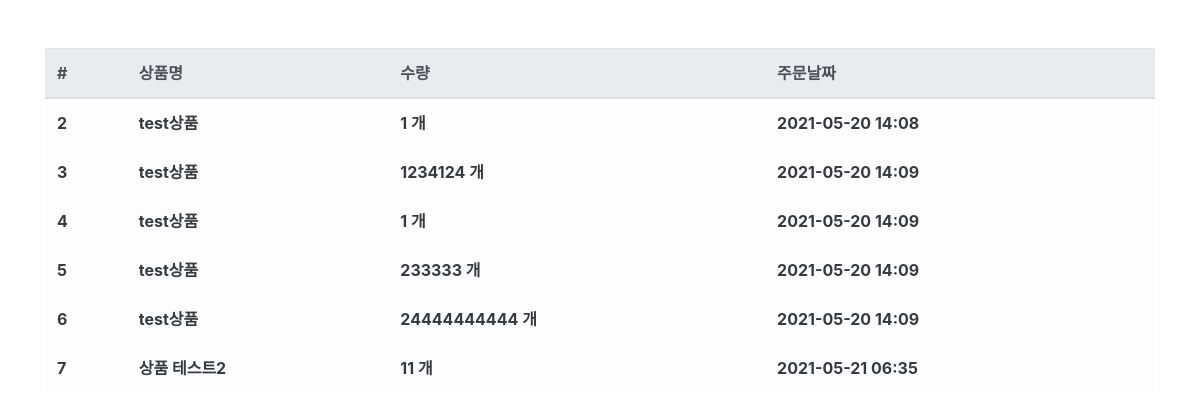
Page /order/ (signed in) on the committed database.
### order/models.py (models this page shows, shortened)
class Order(models.Model):
    user = models.ForeignKey('user.User', on_delete=models.CASCADE, verbose_name='사용자')
    product = models.ForeignKey('product.Product', on_delete=models.CASCADE, verbose_name='상품')
    quantity = models.IntegerField(verbose_name='수량')
    register_date = models.DateTimeField(auto_now_add=True, verbose_name='등록날짜')
    class Meta:
        db_table = 'order'
        verbose_name = '주문'
        verbose_name_plural = '주문'

### product/models.py (models this page shows)
class Product(models.Model):
    name = models.CharField(max_length=256, verbose_name='상품명')
    price = models.IntegerField(verbose_name='상품가격')
    description = models.TextField(verbose_name='재고')
    stock = models.IntegerField(verbose_name='재고')
    registered_date = models.DateTimeField(auto_now_add=True, verbose_name='등록날짜')
    def __str__(self):
        return self.name
    class Meta:
        db_table = 'product'
        verbose_name = '상품'
        verbose_name_plural = '상품'

### order/views.py (the view)
# urls.py: path('order/', OrderList.as_view()),
@method_decorator(login_required, name="dispatch")
class OrderList(ListView):
    template_name = 'order.html'
    context_object_name = 'order_list'
    def get_queryset(self, **kwargs):
        print(self.request.session.get('user'))
        queryset = Order.objects.filter(user__email=self.request.session.get('user'))
        return queryset

### order/templates/order.html
{% extends 'base.html' %}
{% load humanize %}
{% block contents %}
<div class="row mt-5">
    <div class="col-12">
        <table class="table table-light">
            <thead class="thead-light">
                <tr>
                    <th scope="col">#</th>
                    <th scope="col">상품명</th>
                    <th scope="col">수량</th>
                    <th scope="col">주문날짜</th>
                </tr>
            </thead>
            <tbody class="text-dark">
                {% for order in order_list %}
                <tr>
                    <th scope="row">{{order.id }}</th>
                    <th>{{order.product}}</th>
                    <th>{{order.quantity}} 개</th>
                    <th>{{order.register_date|date:'Y-m-d H:i'}}</th>
                </tr>
                {% endfor %}
            </tbody>
        </table>
    </div>
</div>
{% endblock %}

### product/templates/base.html (shortened to what this page needs)
<!DOCTYPE html>
<html lang="en">
<head>
    <link rel="stylesheet" href="https://stackpath.bootstrapcdn.com/bootstrap/4.3.1/css/bootstrap.min.css">
</head>
<body>
    <div class="container">
        {% block contents %}
        {% endblock %}
    </div>
</body>
</html>

### rows in the picture
Order: id "2", product "test상품", quantity "1", register_date "2021-05-20 14:08"
Order: id "3", product "test상품", quantity "1234124", register_date "2021-05-20 14:09"
Order: id "4", product "test상품", quantity "1", register_date "2021-05-20 14:09"
Order: id "5", product "test상품", quantity "233333", register_date "2021-05-20 14:09"
Order: id "6", product "test상품", quantity "24444444444", register_date "2021-05-20 14:09"
Order: id "7", product "상품 테스트2", quantity "11", register_date "2021-05-21 06:35"
